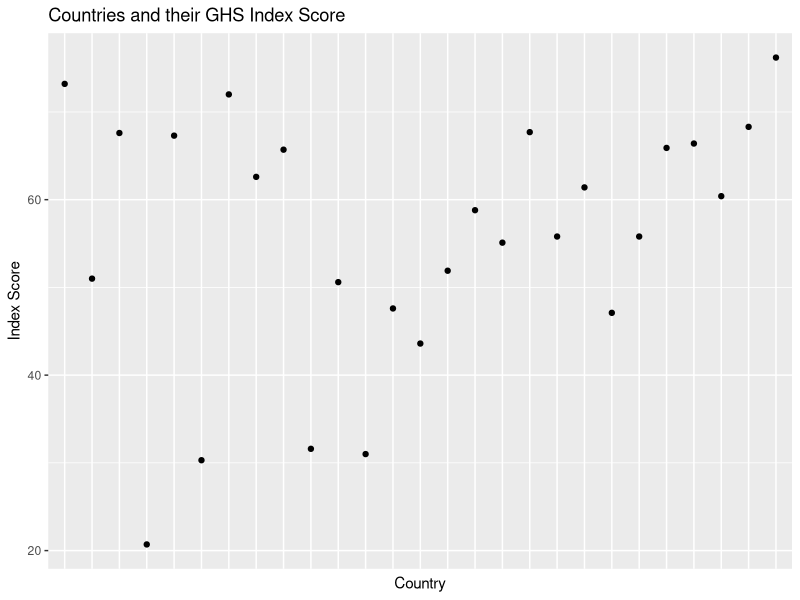

Generate this figure with R:
library(ggplot2)

# pass in sorted csv file with selected countries
sorted_data <- read.csv("data/sorted-GHS-Index-2019.csv")

# plot the dataframe as a scatterplot of values
scatterplot <- ggplot(sorted_data, aes(x = Country, y = OVERALL.SCORE)) +
                geom_point() +
                theme(axis.text.x=element_blank(), axis.ticks.x = element_blank()) + #remove x axis labels 
                labs(title="Countries and their GHS Index Score",
                x = "Country", y = "Index Score")
scatterplot
